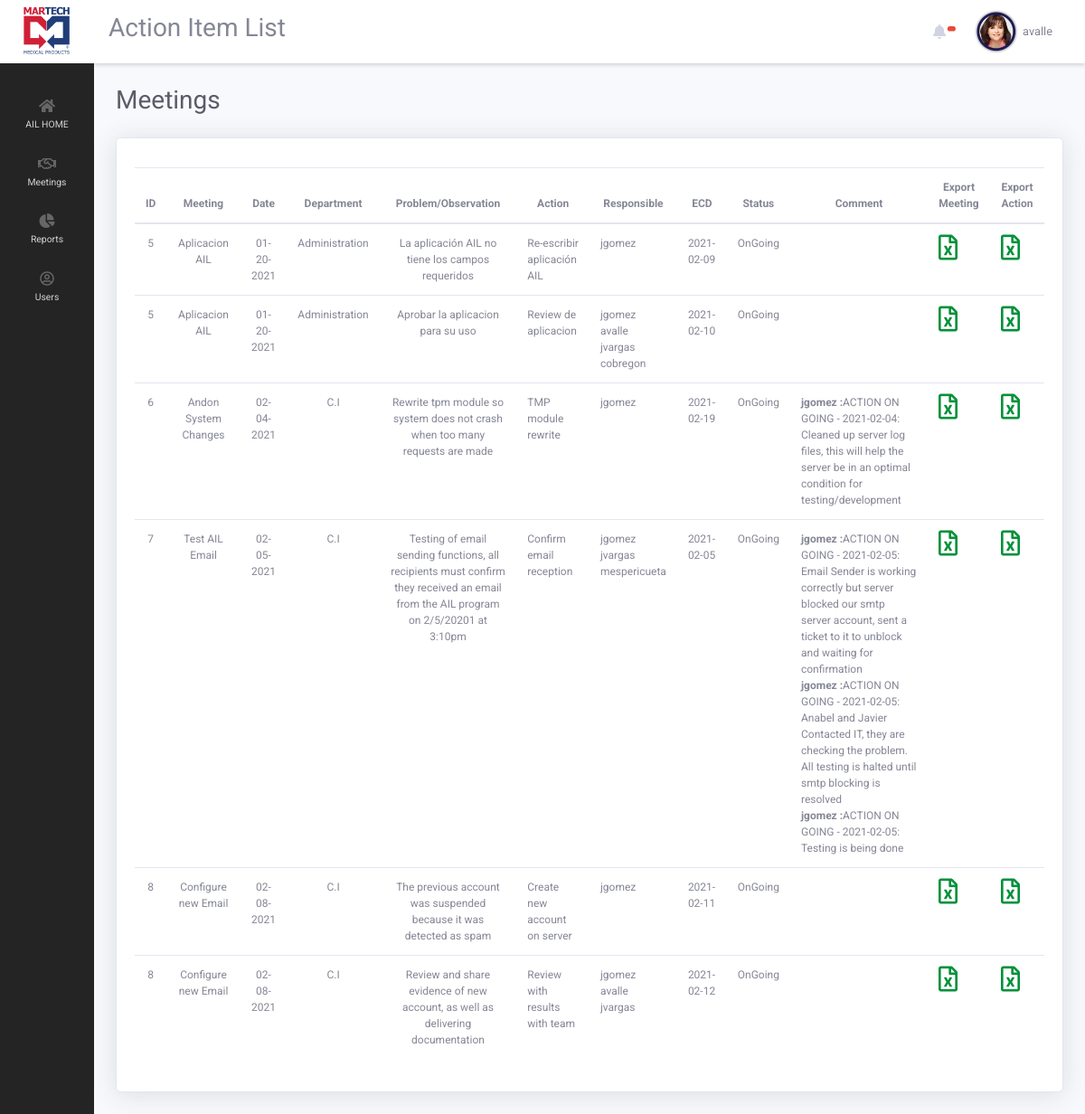
Before: /ailApp/index.php?page=report_active_list (signed in) with the older database file.
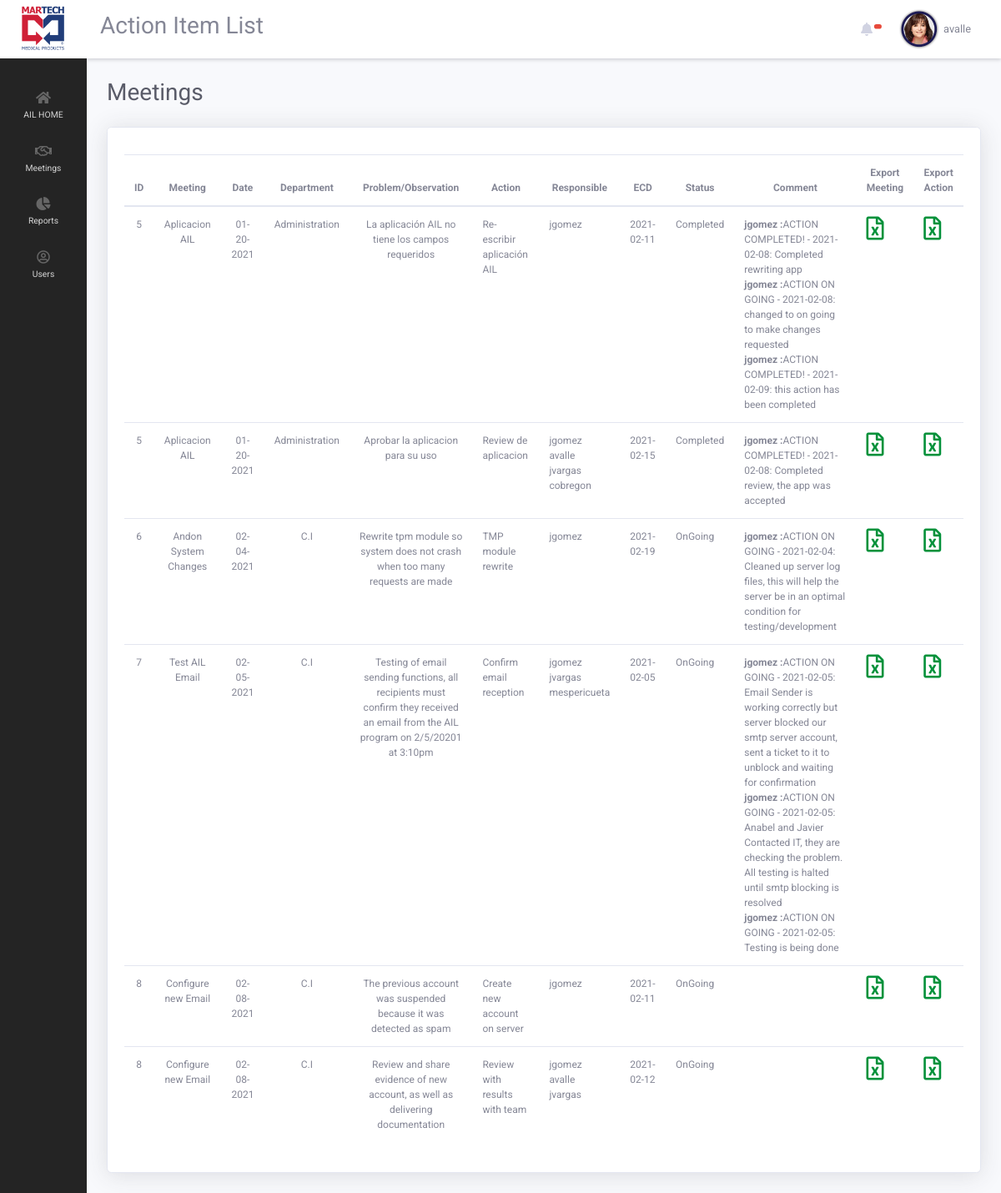
After: the same page with the newer database file.
### tables this page shows
CREATE TABLE `meetings` (
  `meeting_id` int(11) NOT NULL,
  `meeting_department_id` int(11) NOT NULL,
  `meeting_name` varchar(255) NOT NULL,
  `meeting_description` text NOT NULL,
  `meeting_date` date NOT NULL,
  `meeting_active` int(1) NOT NULL DEFAULT 1,
  `meeting_complete` int(1) NOT NULL,
  `meeting_user_id` int(11) NOT NULL
);

CREATE TABLE `departments` (
  `department_id` int(11) NOT NULL,
  `department_name` varchar(255) NOT NULL,
  `department_active` int(1) NOT NULL DEFAULT 1
);

CREATE TABLE `actions` (
  `action_id` int(11) NOT NULL,
  `action_meeting_id` int(11) NOT NULL,
  `action_name` varchar(255) NOT NULL,
  `action_description` text NOT NULL,
  `action_department` int(11) NOT NULL,
  `action_promise_date` date NOT NULL,
  `action_end_date` date NOT NULL,
  `action_status` int(1) NOT NULL,
  `action_complete` int(1) NOT NULL DEFAULT 0
);

CREATE TABLE `action_responsible` (
  `a_responsible_id` int(11) NOT NULL,
  `a_action_id` int(11) NOT NULL,
  `a_responsible_user` int(11) NOT NULL,
  `a_responsible_main` int(1) NOT NULL DEFAULT 0,
  `a_responsible_added_by` int(11) NOT NULL,
  `a_responsible_date` date NOT NULL
);

CREATE TABLE `users` (
  `user_id` int(11) NOT NULL COMMENT 'auto incrementing user_id of each user, unique index',
  `user_name` varchar(64) NOT NULL COMMENT 'user''s name, unique',
  `user_password_hash` varchar(255) NOT NULL COMMENT 'user''s password in salted and hashed format',
  `user_email` varchar(64) NOT NULL COMMENT 'user''s email, unique',
  `user_first_name` varchar(255) DEFAULT NULL,
  `user_last_name` varchar(255) DEFAULT NULL,
  `user_employee_number` varchar(255) DEFAULT NULL,
  `user_department` int(11) NOT NULL,
  `user_date` datetime DEFAULT NULL,
  `user_last_update` timestamp NOT NULL DEFAULT current_timestamp() ON UPDATE current_timestamp(),
  `user_phone` varchar(25) DEFAULT NULL,
  `user_areacode` varchar(5) DEFAULT NULL,
  `user_level` int(1) NOT NULL DEFAULT 0,
  `user_image` varchar(255) NOT NULL DEFAULT 'uploads/user_img/noimage.png',
  `user_locked` int(1) NOT NULL DEFAULT 0,
  `user_suspend` int(1) NOT NULL DEFAULT 0,
  `user_active` int(1) NOT NULL DEFAULT 1
);

CREATE TABLE `action_updates` (
  `a_update_id` int(11) NOT NULL,
  `a_update_action_id` int(11) NOT NULL,
  `a_update_descr` text NOT NULL,
  `a_update_user` int(11) NOT NULL,
  `a_update_date` date NOT NULL,
  `a_update_percent` int(1) NOT NULL DEFAULT 0
);

### ailApp/views/pages/reports/report_active_list.php (the view, shortened to what the changed rows need)
<h1 class="h3 mb-4 text-gray-800">Meetings</h1>
<div class="card shadow mb-4">
        <div class="card-body">
            <div style="margin-top:-20px;" class="table-responsive">
            <table  style="font-size: 14px; vertical-align:middle; " class="table  order-column " id="dataTable" width="100%" cellspacing="0">
                <thead>
                <tr>
                    <th style="text-align: center;">ID</th>
                    <th style="text-align: center;">Meeting</th>
                    <th style="text-align: center;">Date</th>
                    <th style="text-align: center;">Department</th>
                    <th style="text-align: center;">Problem/Observation</th>
                    <th style="text-align: center;">Action</th>
                    <th style="text-align: center;">Responsible</th>
                    <th style="text-align: center;">ECD</th>
                    <th style="text-align: center;">Status</th>
                    <th style="text-align: center;">Comment</th>
                    <th style="text-align: center;">Export Meeting</th>
                    <th style="text-align: center;">Export Action</th>
                </tr>
                </thead>
                <tbody>
                    <?php
                    if($_SESSION['quatroapp_user_level'] >= 1)
                    {
                         $query = "SELECT * FROM meetings
                         LEFT JOIN departments ON meetings.meeting_department_id = departments.department_id
                         LEFT JOIN actions ON meetings.meeting_id = actions.action_meeting_id
                         LEFT JOIN users as owner ON meetings.meeting_user_id = owner.user_id
                         WHERE meeting_active = 1 AND meeting_complete != 1";
                    }
                    $result = mysqli_query($connection, $query);
                    while($row = mysqli_fetch_array($result)):
                    ?>
                        <tr>
                            <td style="text-align: center;"><?php echo $row['meeting_id'];  ?></td>
                            <td style="text-align: center;"><?php echo $row['meeting_name'];  ?></td>
                            <td style="text-align: center;"><?php echo date('m-d-Y', strtotime($row['meeting_date']));  ?></td>
                            <td style="text-align: center;"><?php echo $row['department_name'];  ?></td>
                            <td style="text-align: center;"><?php echo $row['action_description'];  ?></td>
                            <td><?php  echo $row['action_name'];?></td>
                            <td>
                                <?php
                                if(isset($row['action_id']))
                                {
                                    $qresponsible = "SELECT * FROM action_responsible
                                    LEFT JOIN users ON action_responsible.a_responsible_user = users.user_id
                                    WHERE a_action_id = {$row['action_id']}";
                                    $runqresponsible = mysqli_query($connection, $qresponsible);
                                    while($row_responsible = mysqli_fetch_array($runqresponsible))
                                    {
                                        echo $row_responsible['user_name']."<br>";
                                    }
                                }
                                else
                                {
                                    echo "N/A";
                                }
                                ?>
                            </td>
                            <td><?php echo $row['action_promise_date'] ?></td>
                            <td><?php if($row['action_complete'] == 1){echo "Completed";}else{echo "OnGoing";} ?></td>
                            <td>
                                <?php
                                if(isset($row['action_id']))
                                {
                                    $qresponsible = "SELECT * FROM action_updates
                                    LEFT JOIN users ON action_updates.a_update_user = users.user_id
                                    WHERE a_update_action_id = {$row['action_id']}";
                                    $runqresponsible = mysqli_query($connection, $qresponsible);
                                    while($row_responsible = mysqli_fetch_array($runqresponsible))
                                    {
                                        echo "<b>".$row_responsible['user_name']." :</b>".$row_responsible['a_update_descr']."<br>";
                                    }
                                }
                                else
                                {
                                    echo "N/A";
                                }
                                ?>
                            </td>
                            <td>
                                <a href='index.php?page=meeting_report&meeting_id=<?php echo $row['meeting_id']?>'  class=''  data-cat-name='{$row['user_name']}' data-cat-id='{$row['user_id']}'><i data-toggle='tooltip' data-placement='left' title='Generate Meeting Report' style='font-size: 28px; color:#03913a' class='far fa-file-excel options2'></i></a>
                            </td>
                            <td>
                                <a href='index.php?page=report&meeting_id=<?php echo $row['meeting_id']?>'  class=''  data-cat-name='{$row['user_name']}' data-cat-id='{$row['user_id']}'><i data-toggle='tooltip' data-placement='left' title='Generate Action Report' style='font-size: 28px; color:#03913a' class='far fa-file-excel options2'></i></a>
                            </td>
                        </tr>
                    <?php endwhile; ?>
                </tbody>
            </table>
        </div>
    </div>
</div>

Changed rows visible on the page:
changed meetings "Aplicacion AIL": actions.action_promise_date "2021-02-09" → "2021-02-11"; actions.action_promise_date "2021-02-10" → "2021-02-15"; text "OnGoing OnGoing" → "Completed Completed"
added action_updates: users.user_name "jgomez", a_update_descr "ACTION COMPLETED! - 2021-02-08: Completed rewriting app", shown under meetings "Aplicacion AIL"
added action_updates: users.user_name "jgomez", a_update_descr "ACTION ON GOING - 2021-02-08: changed to on going to make changes requested", shown under meetings "Aplicacion AIL"
added action_updates: users.user_name "jgomez", a_update_descr "ACTION COMPLETED! - 2021-02-09: this action has been completed", shown under meetings "Aplicacion AIL"
added action_updates: users.user_name "jgomez", a_update_descr "ACTION COMPLETED! - 2021-02-08: Completed review, the app was accepted", shown under meetings "Aplicacion AIL"
